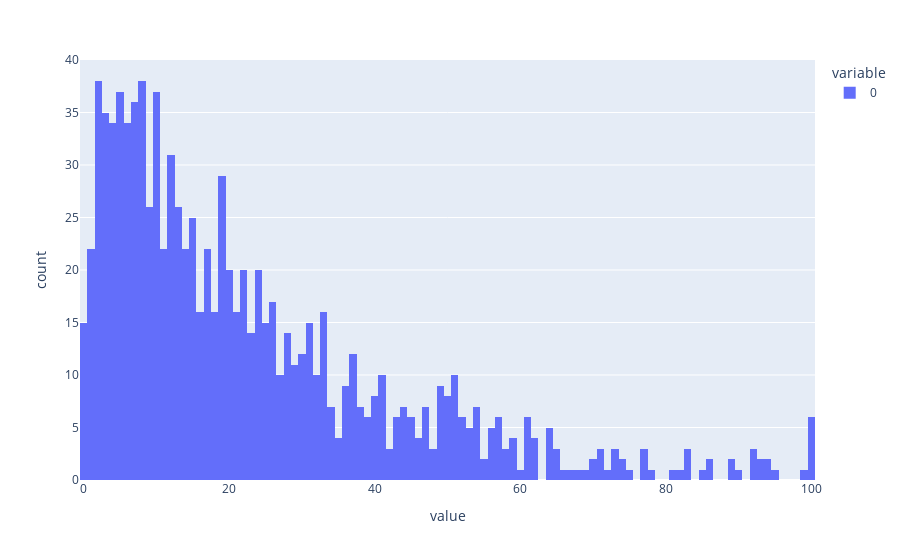

Notebook code cell kept with this figure:
### Code cell
########################################## SGD_TC #######################################
importlib.reload(aa)

title = "SGD_TC with Function Seed {}".format(seed)
scale_annealer = lambda progress: 1
opt_params={'lr': lr, 'height': 1.0, 'width': bounds/10,
            'scale_annealer': scale_annealer, 'n_epochs': max_iterations}
model_params = {'start':start, 'bounds':bounds, 'well_width': well_width}
escape_times = []

for i in tqdm(range(n_runs)):

    # Shuffle false gives all the same results as expected
    torch.manual_seed(seed+i)
    dataloader = torch.utils.data.DataLoader(dataset=pointdata, batch_size=batchsize, shuffle=True)
    train_cdl = cyclic_loader(dataloader)
    model = of.AdjustableWell(**model_params)
    opt = aa.SGD_TC(params=model.parameters(), **opt_params)
    escaped = False

    for j in range(max_iterations):
        batch = next(train_cdl)
        opt.zero_grad()
        loss = model(data=batch)
        loss.backward()
        opt.step()
        curr_param = list(model.parameters())[0]
        if torch.abs(curr_param) > well_width:
            escape_times.append(j+1)
            escaped = True
            break
    if not escaped:
        escape_times.append(max_iterations+1)
fig2 = px.histogram(escape_times, nbins=max_iterations+2)
fig2.show()

### Figure 1 — Plotly figure (JSON) as saved in the notebook; plotly's stock layout.template omitted (floating-point values rounded to 4 significant figures; data arrays with more than 128 entries replaced by an {"elided": "..."} marker saying what was removed)
{"data": [{"alignmentgroup": "True", "bingroup": "x", "hovertemplate": "variable=0<br>value=%{x}<br>count=%{y}<extra></extra>", "legendgroup": "0", "marker": {"color": "#636efa", "pattern": {"shape": ""}}, "name": "0", "nbinsx": 101, "offsetgroup": "0", "orientation": "v", "showlegend": true, "type": "histogram", "x": {"elided": "1000 int values"}, "xaxis": "x", "yaxis": "y"}], "layout": {"barmode": "relative", "legend": {"title": {"text": "variable"}, "tracegroupgap": 0}, "margin": {"t": 60}, "xaxis": {"anchor": "y", "domain": [0, 1], "title": {"text": "value"}}, "yaxis": {"anchor": "x", "domain": [0, 1], "title": {"text": "count"}}}}
